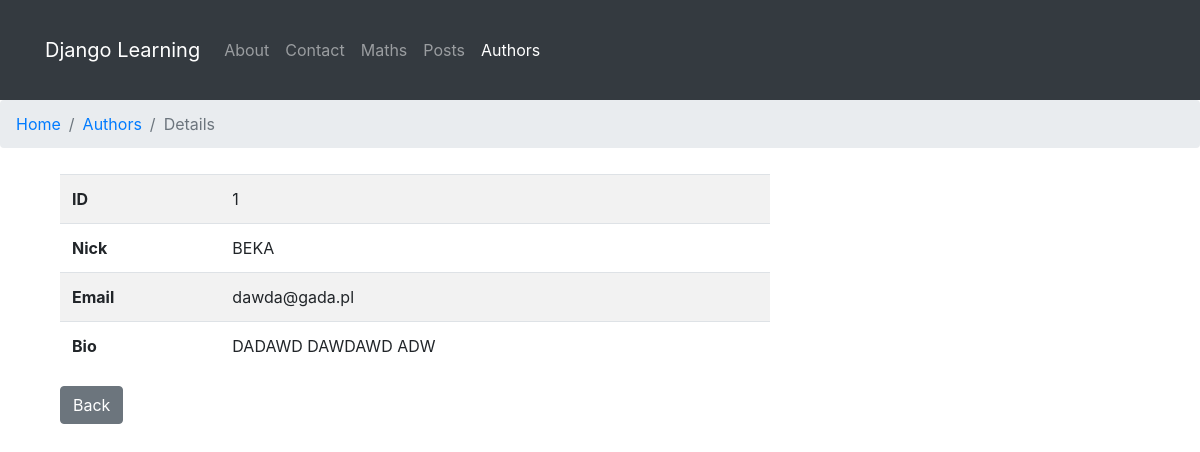
The page /posts/authors/1 on the database its author committed.
### posts/models.py (models this page shows, shortened)
class Author(models.Model):
    nick = models.CharField(max_length=50, unique=True, null=False)
    email = models.EmailField(null=False, unique=True)
    author_bio = models.TextField(blank=True)

### posts/views.py (the view)
# urls.py: path('authors/<int:id>', author_details, name='a_details'),
def author_details(request, id):
    author = Author.objects.get(id=id)
    return render(
        request=request,
        template_name='author_details.html',
        context={'author': author}
    )

### posts/templates/author_details.html (shortened to what this page needs)
{% extends "maths/main.html" %}
{% block breadcrumbs %}
<ol class="breadcrumb">
    <li class="breadcrumb-item " >
        <a href="{% url 'greetings:welcome'%}">Home</a>
    </li>
    <li class="breadcrumb-item " >
        <a href="{% url 'posts:a_list'%}">Authors</a>
    </li>
    <li class="breadcrumb-item active" aria-current="page">
        Details
    </li>
</ol>
{% endblock breadcrumbs %}
{% block content %}
<div class="container">
    <div class="row">
        <div class="col-md-8">
            <table class="table table-striped">
                <tr>
                    <th>ID</th>
                    <td>{{ author.id }}</td>
                </tr>
                <tr>
                    <th>Nick</th>
                    <td>{{ author.nick }}</td>
                </tr>
                <tr>
                    <th>Email</th>
                    <td>{{ author.email }}</td>
                </tr>
                <tr>
                    <th>Bio</th>
                    <td>{{ author.author_bio }}</td>
                </tr>
            </table>
            <a href="{% url 'posts:a_list' %}" class="btn btn-secondary">Back</a>
        </div>
    </div>
</div>
{% endblock %}

### rows shown on the page
Author: id "1", nick "BEKA", email "dawda@gada.pl", author_bio "DADAWD DAWDAWD ADW"
